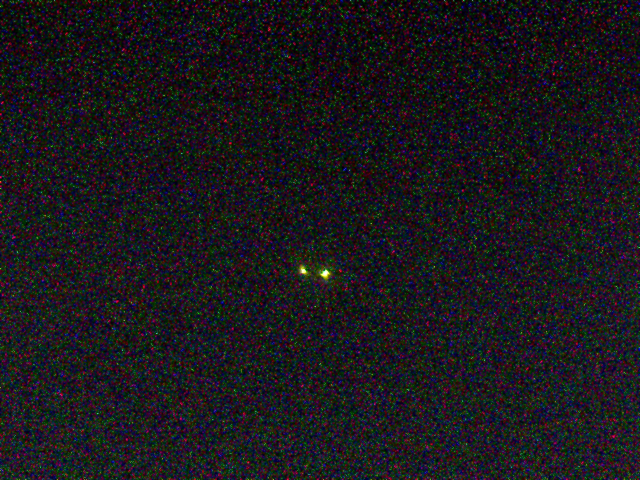
#> input picture testing/pointlight/furtheraway/nopol.bmp, 1280 x 960 px, given in place of nopol.jpg, which was not available (shown at 1/2 size)
$ jupyter execute image_est.ipynb
#> lines starting #> are read from the running program, lines starting #| are printed output that depends on the picture; long printed decimals are rounded; pictures that were not available may be replaced by others from this repository, and a replacement may not be noted
[cell 1]
#opencv import
import cv2
import numpy as np
import time
import os
import sys
import math
import random
import matplotlib.pyplot as plt
from scipy.signal import correlate, correlate2d
from scipy.optimize import minimize
import scipy.interpolate
from skimage.restoration import wiener
from numpy.linalg import lstsq
import skimage
from scipy.ndimage import convolve
import seaborn as sns
from scipy.fftpack import fft2, ifft2, fftshift
import concurrent.futures
from scipy.ndimage import shift as nd_shift
from scipy.signal import find_peaks
from scipy.ndimage import gaussian_filter1d
from scipy.signal import savgol_filter

[cell 2]
# image_path = "matlab/blueblack.jpeg"
image_path = "rubix/nopol.jpg"
# image_path = "matlab/flower.jpg"
original_image = cv2.imread(image_path, cv2.IMREAD_GRAYSCALE)
#> original_image: shape (960, 1280); min 0, max 254, mean 25.6
# read rgb
# original_image = cv2.imread(image_path, cv2.IMREAD_COLOR)
# resize image to 30% of original size
original_image = cv2.resize(original_image, (0,0), fx=0.15, fy=0.15)
#> original_image: shape (144, 192)
# get image size
height, width = original_image.shape[:2]
#> height = 144; width = 192
image_size = (height, width)
#> image_size = (144, 192)
I1 = original_image.copy()
I2 = I1.copy()
print("Image size: ", image_size)
#| Image size:  (144, 192)
shift = 10
w1 = 0.3
w2 = 0.7

# I2[:,shift:] = I2[:,:-shift]
I2[:, :-shift] = I2[:, shift:]
# if not greyscale image go int
if len(I1.shape) > 2:
    It = (w1 * I1.astype(int) + w2 * I2.astype(int)).astype(int)
else:
    It = (w1 * I1 + w2 * I2)


# crop each edge by shift
# It = It[:, shift:-shift]

# show image
plt.imshow(It, cmap='gray')
plt.show()

[cell 3]
def cross_correlation_channel_fft(It_channel, max_shift):
#> called with max_shift = 25
    shift_values = []
    correlation_values = []

    for x_shift in range(-max_shift, max_shift + 1):
        # Apply shift to the image channel along the x-axis
        It_channel_shifted = nd_shift(It_channel, shift=(0, x_shift), mode='constant', cval=0)

        # FFT of both original and shifted images
        f1 = fft2(It_channel)
        f2 = fft2(It_channel_shifted)

        # Compute cross-correlation
        cross_corr = np.real(ifft2(f1 * np.conj(f2)))
        cross_corr = fftshift(cross_corr)  # Center the zero-shift at the middle

        # Find the correlation value at the middle (zero shift)
        middle_idx = cross_corr.shape[1] // 2
        correlation_value = cross_corr[:, middle_idx].max()

        # Store the shift and its corresponding correlation value
        shift_values.append(x_shift)
        correlation_values.append(correlation_value)
#> this loop made 51 passes
#> correlation_value on passes 1 to 12: 15984234.8, 16108294.2, 16204559.4, 16283910.2, 16413724, 16508006.8, 16613785.7, 16712421.5, 16846206.3, 16970473.5, 17054718.4, 17180533.8
#> pass 1, in cross_correlation_channel_fft, `cross_corr = fftshift(cross_corr)`:
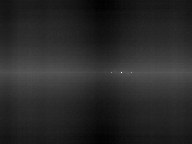
#> cross_corr: shape (144, 192) float64; min 15193683.4, max 18393626.6, mean 15705544.8; drawn with min black and max white
#> after the loop:
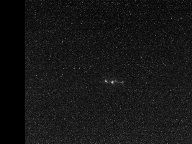
#> It_channel_shifted: shape (144, 192) float64; min 0, max 182.6, mean 22
#> after the loop, correlation_values = 51 values, max 21334477.7 at index 25, min 15984234.8 at index 0, mean 17446961.4; shift_values = 51 values from -25 to 25

    # Convert to numpy arrays for easier handling
    shift_values = np.array(shift_values)
    correlation_values = np.array(correlation_values)

    return shift_values, correlation_values

# [10 lines of commented-out code are left out]
max_shift = 25
shift, correlation = cross_correlation_channel_fft(It, max_shift)
#> shift = 51 values from -25 to 25; correlation has the same summary as correlation_values in cross_correlation_channel_fft

[cell 4]
def get_corr_peaks(shift, correlation):
    peaks = []
    steepness = []
    for i in range(len(shift)):
        # third condition is to ignore middle peak as that will always be largest
        if i == 0 or i == len(shift)-1 or i == (len(shift) - 1)/2:
            continue
        else:
            left_corr = correlation[i-1]
            right_corr = correlation[i+1]
            mid_corr = correlation[i]
            left_rise = mid_corr - left_corr
            right_rise = mid_corr - right_corr
            if left_rise > 0 and right_rise > 0:
                peaks.append(i)
                steepness.append(left_rise + right_rise)
#> this loop made 51 passes
#> (left_corr, right_corr, mid_corr, left_rise, right_rise) on passes 2 to 13: (15984234.8, 16204559.4, 16108294.2, 124059.4, -96265.2), (16108294.2, 16283910.2, 16204559.4, 96265.2, -79350.8), (16204559.4, 16413724, 16283910.2, 79350.8, -129813.8), (16283910.2, 16508006.8, 16413724, 129813.8, -94282.8), (16413724, 16613785.7, 16508006.8, 94282.8, -105778.9), (16508006.8, 16712421.5, 16613785.7, 105778.9, -98635.7), (16613785.7, 16846206.3, 16712421.5, 98635.7, -133784.9), (16712421.5, 16970473.5, 16846206.3, 133784.9, -124267.2), (16846206.3, 17054718.4, 16970473.5, 124267.2, -84244.9), (16970473.5, 17180533.8, 17054718.4, 84244.9, -125815.4), (17054718.4, 17275063.5, 17180533.8, 125815.4, -94529.7), (17180533.8, 17436770.9, 17275063.5, 94529.7, -161707.4)
#> after the loop, peaks = [15, 35]; steepness = [1803719.2, 1803719.2]

    return peaks, steepness

[cell 5]
peaks, steepness = get_corr_peaks(shift, correlation)
#> peaks = [15, 35]; steepness = [1803719.2, 1803719.2]
# Plot the original data and highlight the peaks
plt.figure()
plt.plot(shift, correlation, label="Cross-Correlation")
for i in peaks:
    plt.scatter(shift[i], correlation[i], color='red')
#> this loop made 2 passes
#> i on passes 1 to 2: 15, 35
plt.title("Cross-Correlation Peaks")
plt.xlabel("Shift (pixels)")
plt.ylabel("Correlation Value")
plt.grid(True)
plt.legend()
plt.show()
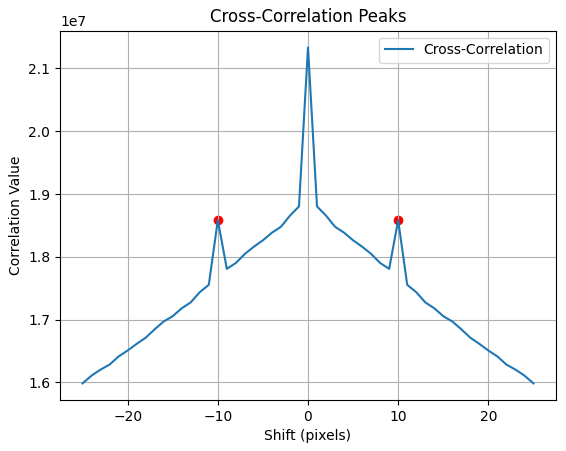
#> figure drawn by matplotlib, 1 panel; curve peaks at x = 0, y = 21334477.7

[cell 6]
y = correlation
#> y has the same summary as correlation_values in cross_correlation_channel_fft
x = shift
#> x = 51 values from -25 to 25

sigma = 3
y_smooth = gaussian_filter1d(y, sigma=sigma)
#> y_smooth = 51 values, max 18927125.7 at index 25, min 16192857.7 at index 50, mean 17446961.4
y_high_pass = y - y_smooth
#> y_high_pass = 51 values, max 2407352 at index 25, min -208622.9 at index 0, mean -6.57e-10

#Subtracting a Smooth Baseline using Savitzky-Golay Filter
window_length = 5
polyorder = 3
y_baseline = savgol_filter(y, window_length, polyorder)
#> y_baseline = 51 values, max 20056973.3 at index 25, min 15983427.7 at index 50, mean 17447092.9
y_baseline_subtracted = y - y_baseline
#> y_baseline_subtracted = 51 values, max 1277504.4 at index 25, min -846081.4 at index 24, mean -131.5

# Derivative Enhancement
y_derivative = np.gradient(y, x)
#> y_derivative = 51 values, max 1339281.7 at index 24, min -1339281.7 at index 26, mean 1.46e-10

# Plotting the results
plt.figure(figsize=(12, 8))

plt.subplot(2, 2, 1)
plt.plot(x, y, label="Original Data")
plt.title("Original Data")
plt.grid(True)

plt.subplot(2, 2, 2)
plt.plot(x, y_high_pass, label="High-Pass Filtered", color='orange')
plt.title("High-Pass Filtered Data")
plt.grid(True)

plt.subplot(2, 2, 3)
plt.plot(x, y_baseline_subtracted, label="Baseline Subtracted", color='green')
plt.title("Baseline Subtracted Data")
plt.grid(True)

plt.subplot(2, 2, 4)
plt.plot(x, y_derivative, label="Derivative", color='red')
plt.title("Derivative Enhanced Data")
plt.grid(True)

plt.tight_layout()
plt.show()
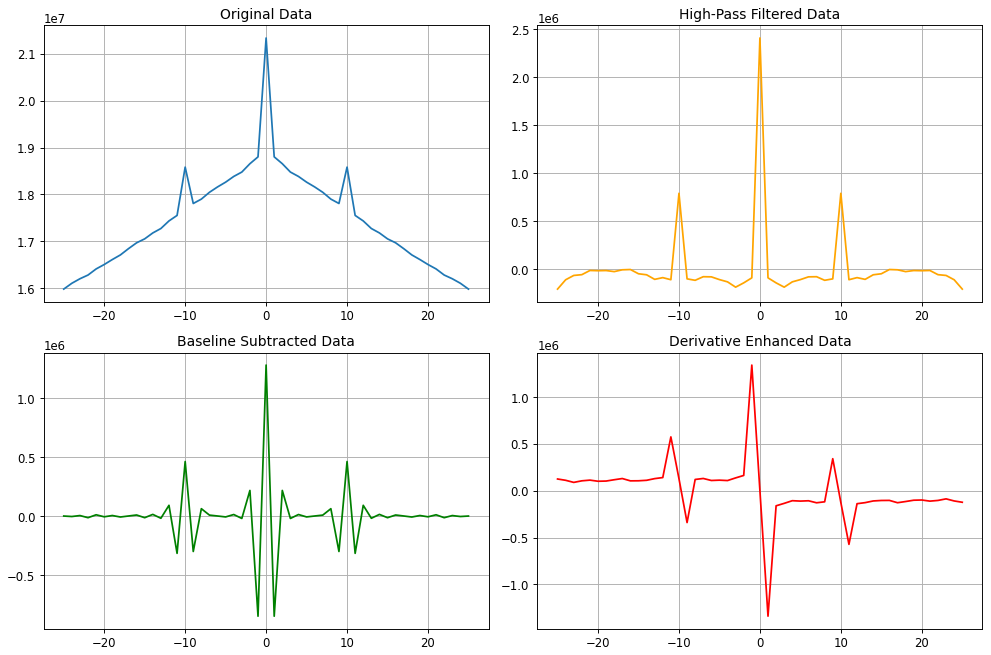
#> figure drawn by matplotlib, 4 panels; panel 1: curve peaks at x = 0, y = 21334477.7; panel 2: curve peaks at x = 0, y = 2407352; panel 3: curve peaks at x = 0, y = 1277504.4; panel 4: curve peaks at x = -1, y = 1339281.7

[cell 7]
peaks, steepness = get_corr_peaks(shift, y_baseline_subtracted)
#> the loop in get_corr_peaks (call 2), `for i in range(len(shift)):` made 51 passes
#> (left_corr, right_corr, mid_corr, left_rise, right_rise) on passes 2 to 13: (807.1, 4842.7, -3228.4, -4035.5, -8071.1), (-3228.4, -13146.1, 4842.7, 8071.1, 17988.8), (4842.7, 11401.8, -13146.1, -17988.8, -24547.9), (-13146.1, -5628.5, 11401.8, 24547.9, 17030.3), (11401.8, 5222.7, -5628.5, -17030.3, -10851.2), (-5628.5, -7453.6, 5222.7, 10851.2, 12676.3), (5222.7, 1213.9, -7453.6, -12676.3, -8667.5), (-7453.6, 9608.4, 1213.9, 8667.5, -8394.5), (1213.9, -13238.5, 9608.4, 8394.5, 22846.9), (9608.4, 14684.5, -13238.5, -22846.9, -27923), (-13238.5, -18014.6, 14684.5, 27923, 32699.2), (14684.5, 91553.2, -18014.6, -32699.2, -109567.8)
#> peaks = [2, 4, 6, 9, 11, 13, 15, 17, 21, 23, 27, 29, 33, 35, 37, 39, 41, 44, 46, 48]; steepness = [26059.9, 41578.3, 23527.6, 31241.3, 60622.2, 515865.4, 1537242.3, 416207.7, 53527.9, 1300255.7, 1300255.7, 53527.9, 416207.7, 1537242.3, 515865.4, 60622.2, 31241.3, 23527.6, 41578.3, 26059.9]

# sort peaks by steepness
sorted_peaks = [x for _, x in sorted(zip(steepness, peaks), reverse=True)]
#> sorted_peaks = [35, 15, 23, 27, 37, 13, 33, 17, 11, 39, 29, 21, 4, 46, 41, 9, 2, 48, 6, 44]
# get top 2 peaks
top_peaks = sorted_peaks[:2]
#> top_peaks = [35, 15]

# plot the top 2 peaks
plt.figure()
plt.plot(shift, correlation, label="Cross-Correlation")
for i in top_peaks:
    plt.scatter(shift[i], correlation[i], color='red')
#> this loop made 2 passes
plt.title("Cross-Correlation Peaks")
plt.xlabel("Shift (pixels)")
plt.ylabel("Correlation Value")
plt.grid(True)
plt.legend()
plt.show()
# get x value of top two peaks
top_peaks_x = [shift[i] for i in top_peaks]
#> top_peaks_x = [10, -10]
print(top_peaks_x)
#| [10, -10]
if abs(top_peaks_x[0]) == abs(top_peaks_x[1]):
    estimated_shift = top_peaks_x[0]
#> estimated_shift = 10

[cell 8]
def estimate_weights_frequency_domain(It, shift):
    # Compute the Fourier Transform of the blended image
#> called with shift = 10
    F = fft2(It)
    F_shifted = fftshift(F)  #  zero frequency to the center

    #  frequency ranges for low and high frequencies
    rows, cols = It.shape
#> rows = 144; cols = 192
    crow, ccol = rows // 2, cols // 2
#> crow = 72; ccol = 96
    # cutoffs
    low_freq_radius = min(crow, ccol) // 8
#> low_freq_radius = 9
    high_freq_radius = min(crow, ccol) // 2
#> high_freq_radius = 36

    # Create a mask for low frequencies
    low_freq_mask = np.zeros_like(F)
    high_freq_mask = np.zeros_like(F)
    for i in range(rows):
        for j in range(cols):
            dist = np.sqrt((i - crow) ** 2 + (j - ccol) ** 2)
            if dist < low_freq_radius:
                low_freq_mask[i, j] = 1
            elif dist > high_freq_radius:
                high_freq_mask[i, j] = 1

    # Apply masks to the Fourier-transformed image
    low_freq_component = np.abs(F_shifted * low_freq_mask)
    high_freq_component = np.abs(F_shifted * high_freq_mask)
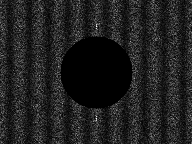
#> high_freq_component: shape (144, 192) float64; min 0, max 8840, mean 1129.9; drawn with min black and max white

    # Calculate the sum of magnitudes in low and high frequency regions
    low_freq_sum = np.sum(low_freq_component)
#> low_freq_sum = 1844329.3
    high_freq_sum = np.sum(high_freq_component)
#> high_freq_sum = 31239745.4

    # Estimate the ratio R between high and low frequency contributions
    if low_freq_sum != 0:
        R = high_freq_sum / low_freq_sum
#> R = 16.94
    else:
        R = np.nan  # Handle division by zero

    # Estimate w1 and w2 based on the ratio R
    if np.isfinite(R) and R > 0:
        w1_estimated = 1 / (1 + R)
#> w1_estimated = 0.0557
        w2_estimated = R / (1 + R)
#> w2_estimated = 0.944
    else:
        w1_estimated = np.nan
        w2_estimated = np.nan

    return w1_estimated, w2_estimated


w1_estimated, w2_estimated = estimate_weights_frequency_domain(It, estimated_shift)
#> w1_estimated = 0.0557; w2_estimated = 0.944
print("Estimated w1:", w1_estimated)
#| Estimated w1: 0.05575
print("Estimated w2:", w2_estimated)
#| Estimated w2: 0.9443

[cell 9]
def create_psf(w1, w2, shift):
#> called with w1 = 0.3, w2 = 0.7, shift = 10
    psf = np.zeros(abs(shift))
#> psf = [0, 0, 0, 0, 0, 0, 0, 0, 0, 0]
    if shift < 0:
        psf[abs(shift) - 1] = w2
        psf[0] = w1
    else:
        psf[0] = w2
        psf[shift - 1] = w1

    # Normalize
    psf = psf / np.sum(psf)

    # Convert to 2D
    psf = np.expand_dims(psf, axis=0)

    return psf

def psf_test(psf, original_blurred, original):
    # Apply the point spread function to the original image
    blurred = convolve(original, psf, mode='constant', cval=0.0)

    # Display the images
    plt.figure(figsize=(12, 4))

    plt.subplot(1, 3, 1)
    plt.imshow(original_blurred, cmap='gray')
    plt.title('Original Blurred Image')

    plt.subplot(1, 3, 2)
    plt.imshow(blurred, cmap='gray')
    plt.title('New Blurred Image')

    # Calculate the difference between original_blurred and the new blurred image
    difference = np.abs(original_blurred.astype(float) - blurred.astype(float))
    print(np.max(difference))
#| 142.800

    plt.subplot(1, 3, 3)
    sns.heatmap(difference, cmap='viridis', cbar=True, square=True)
    plt.title('Difference between Original blurred and Estimated blurred')
    plt.axis('off')  # Remove axis labels

    plt.show()

    return blurred
# [33 lines of commented-out code are left out]

[cell 10]
def custom_wiener_deconvolution(blurred_image, psf, noise_variance=0):
    # Convert the PSF to the frequency domain
#> called with psf = array of shape (1, 10), noise_variance = 0.1
    psf_fft = fft2(psf, shape=blurred_image.shape)

    # Avoid division by zero in the deconvolution process
    psf_fft_abs2 = np.abs(psf_fft) ** 2
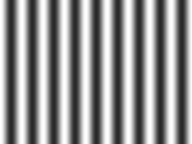
#> psf_fft_abs2: shape (144, 192) float64; min 0.16, max 1, mean 0.58
    psf_fft_abs2[psf_fft_abs2 < 1e-10] = 1e-10

    # Perform the Wiener filter manually
    wiener_filter = np.conj(psf_fft) / (psf_fft_abs2 + noise_variance)

    # Apply the Wiener filter to the blurred image in the frequency domain
    blurred_fft = fft2(blurred_image)
    deconvolved_fft = wiener_filter * blurred_fft

    # Convert back to the spatial domain
    estimated_image = np.real(ifft2(deconvolved_fft))
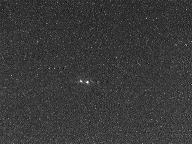
#> estimated_image: shape (144, 192) float64; min -29.25, max 203.4, mean 23.3; drawn with min black and max white

    return estimated_image

# ## rgb
# def custom_wiener_deconvolution(blurred_image, psf, noise_variance=0):
#     deconvolved_image = np.zeros_like(blurred_image)

#     # Loop over the RGB channels
#     for i in range(3):  #
#         # Convert the PSF to the frequency domain
#         psf_fft = fft2(psf, shape=blurred_image[:, :, i].shape)

#         # Avoid division by zero in the deconvolution process
#         psf_fft_abs2 = np.abs(psf_fft) ** 2
#         psf_fft_abs2[psf_fft_abs2 < 1e-10] = 1e-10

#         # Perform the Wiener filter manually
#         wiener_filter = np.conj(psf_fft) / (psf_fft_abs2 + noise_variance)

#         # Apply the Wiener filter to the blurred image in the frequency domain
#         blurred_fft = fft2(blurred_image[:, :, i])
#         deconvolved_fft = wiener_filter * blurred_fft

#         # Convert back to the spatial domain and store in the result image
#         deconvolved_image[:, :, i] = np.real(ifft2(deconvolved_fft))

#     return deconvolved_image

[cell 11]
# estimated_shift = 10
# Create the point spread function
psf = create_psf(0.3,0.7, estimated_shift)

# Generate the blurred image
blurred = psf_test(psf, It, original_image)

# Perform Wiener deconvolution
estimated_original_image = custom_wiener_deconvolution(It, psf, 0.1)

# Display the results
plt.figure(figsize=(12, 4))

plt.subplot(1, 3, 1)
plt.imshow(original_image, cmap='gray')
plt.title('Original Image')

plt.subplot(1, 3, 2)
plt.imshow(estimated_original_image, cmap='gray')
plt.title('Estimated Original Image')

plt.subplot(1, 3, 3)
difference_image = np.abs(estimated_original_image - original_image)
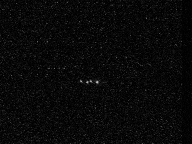
#> difference_image: shape (144, 192) float64; min 0.000295, max 188.6, mean 9.5
sns.heatmap(difference_image, cmap='viridis', cbar=True, square=True)
plt.title('Difference between Estimated and Original Image')
plt.axis('off')  # Remove axis labels

# ## rgb
# # Convert the difference image to grayscale
# difference_image_gray = np.mean(np.abs(estimated_original_image - original_image), axis=2)


# plt.subplot(1, 3, 3)
# sns.heatmap(difference_image_gray, cmap='viridis', cbar=True, square=True)
# plt.title('Difference between Estimated and Original Image')
# plt.axis('off')  # Remove axis labels

plt.show()
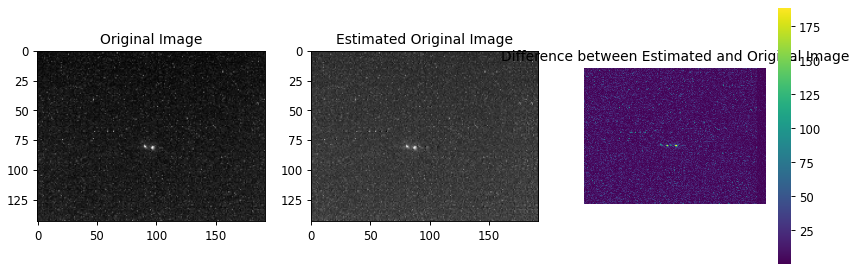
#> figure drawn by matplotlib, 4 panels

# save estimate original
cv2.imwrite('rubix/estimated_original.jpg', estimated_original_image)
#> Out = True

[cell 12]
estimated_image = wiener(It, psf, 0)
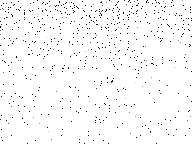
#> estimated_image: shape (144, 192) float64; min -1, max 1, mean 0.954; drawn with min black and max white
# Display the results
plt.figure(figsize=(12, 4))
plt.subplot(1, 2, 1)
plt.imshow(It, cmap='gray')
plt.title('Blurred Image')

plt.subplot(1, 2, 2)
plt.imshow(estimated_image, cmap='gray')
plt.title('Estimated Image')
plt.show()

$ run again, with testing/pointlight/furtheraway/0.bmp copied over testing/pointlight/furtheraway/nopol.bmp
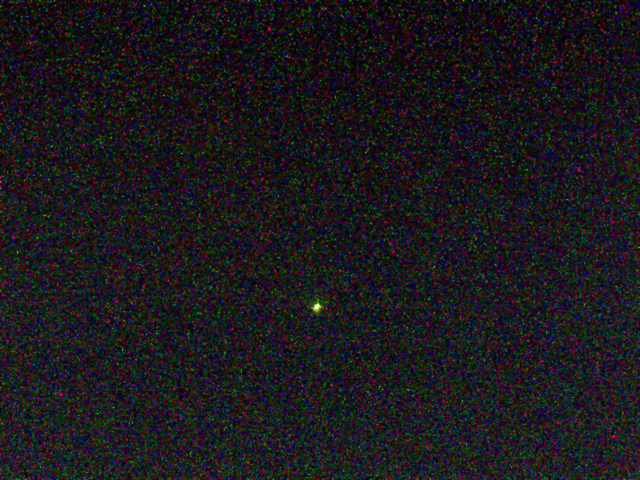
#> input picture testing/pointlight/furtheraway/0.bmp, 1280 x 960 px, given in place of nopol.jpg, which was not available (shown at 1/2 size)
#| Image size:  (144, 192)
#> the loop in cross_correlation_channel_fft, `for x_shift in range(-max_shift, max_shift + 1):` made 51 passes
#> correlation_value on passes 1 to 8: 15980944.7, 16090682.4, 16211366.7, 16307144.5, 16414799.9, 16515489.9, 16608977.2, 16706444.6
#> after the loop in cross_correlation_channel_fft, `for x_shift in range(-max_shift, max_shift + 1):`:
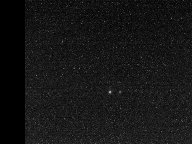
#> It_channel_shifted: shape (144, 192) float64; min 0, max 176.4, mean 22
#> after the loop in cross_correlation_channel_fft, `for x_shift in range(-max_shift, max_shift + 1):`: correlation_values = 51 values, max 21283359.8 at index 25, min 15980944.7 at index 0, mean 17417309.1; shift_values = 51 values from -25 to 25
#> correlation has the same summary as correlation_values in cross_correlation_channel_fft
#> the loop in get_corr_peaks, `for i in range(len(shift)):` made 51 passes
#> (left_corr, right_corr, mid_corr, left_rise, right_rise) on passes 2 to 8: (15980944.7, 16211366.7, 16090682.4, 109737.7, -120684.3), (16090682.4, 16307144.5, 16211366.7, 120684.3, -95777.8), (16211366.7, 16414799.9, 16307144.5, 95777.8, -107655.4), (16307144.5, 16515489.9, 16414799.9, 107655.4, -100689.9), (16414799.9, 16608977.2, 16515489.9, 100689.9, -93487.4), (16515489.9, 16706444.6, 16608977.2, 93487.4, -97467.4), (16608977.2, 16820573.5, 16706444.6, 97467.4, -114128.9)
#> after the loop in get_corr_peaks, `for i in range(len(shift)):`: peaks = [15, 35]; steepness = [1839285.4, 1839285.4]
#> `peaks, steepness = get_corr_peaks(shift, correlation)`: peaks = [15, 35]; steepness = [1839285.4, 1839285.4]
#> the loop `for i in peaks:` made 2 passes
#> i on passes 1 to 2: 15, 35
#> y has the same summary as correlation_values in cross_correlation_channel_fft
#> x = 51 values from -25 to 25
#> y_smooth = 51 values, max 18866387.5 at index 25, min 16192388 at index 0, mean 17417309.1
#> y_high_pass = 51 values, max 2416972.2 at index 25, min -211443.3 at index 0, mean -5.11e-10
#> y_baseline = 51 values, max 19991272.8 at index 25, min 15979907 at index 50, mean 17417310.7
#> y_baseline_subtracted = 51 values, max 1292087 at index 25, min -862999.8 at index 26, mean -1.56
#> y_derivative = 51 values, max 1330589.8 at index 24, min -1330589.8 at index 26, mean 0
#> the loop in get_corr_peaks (call 2), `for i in range(len(shift)):` made 51 passes
#> (left_corr, right_corr, mid_corr, left_rise, right_rise) on passes 2 to 9: (1037.7, 6226.1, -4150.7, -5188.4, -10376.8), (-4150.7, -4768.1, 6226.1, 10376.8, 10994.1), (6226.1, 1594.8, -4768.1, -10994.1, -6362.9), (-4768.1, 978.8, 1594.8, 6362.9, 616), (1594.8, 128.5, 978.8, -616, 850.3), (978.8, -2335.6, 128.5, -850.3, 2464), (128.5, -350.2, -2335.6, -2464, -1985.4), (-2335.6, 4781.3, -350.2, 1985.4, -5131.5)
#> `peaks, steepness = get_corr_peaks(shift, y_baseline_subtracted)`: peaks = [2, 4, 9, 11, 13, 15, 17, 19, 21, 23, 27, 29, 31, 33, 35, 37, 39, 41, 46, 48]; steepness = [21370.9, 6978.8, 14871.9, 29584.4, 535523.6, 1589993.3, 494077.1, 42478.1, 84577, 1359472.1, 1359472.1, 84577, 42478.1, 494077.1, 1589993.3, 535523.6, 29584.4, 14871.9, 6978.8, 21370.9]
#> sorted_peaks = [15, 35, 23, 27, 13, 37, 17, 33, 29, 21, 31, 19, 11, 39, 2, 48, 41, 9, 4, 46]
#> top_peaks = [15, 35]
#> the loop `for i in top_peaks:` made 2 passes
#> top_peaks_x = [-10, 10]
#| [-10, 10]
#> estimated_shift = -10
#> low_freq_sum = 1584689.9
#> high_freq_sum = 31220174.3
#> R = 19.7
#> in estimate_weights_frequency_domain, `w1_estimated = 1 / (1 + R)`: w1_estimated = 0.0483
#> in estimate_weights_frequency_domain, `w2_estimated = R / (1 + R)`: w2_estimated = 0.952
#> `w1_estimated, w2_estimated = estimate_weights_frequency_domain(It, est..`: w1_estimated = 0.0483; w2_estimated = 0.952
#| Estimated w1: 0.04831
#| Estimated w2: 0.9517
#| 153.4
#> Out = True
#> `estimated_image = wiener(It, psf, 0)`:
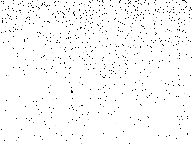
#> estimated_image: shape (144, 192) float64; min -1, max 1, mean 0.952; drawn with min black and max white
